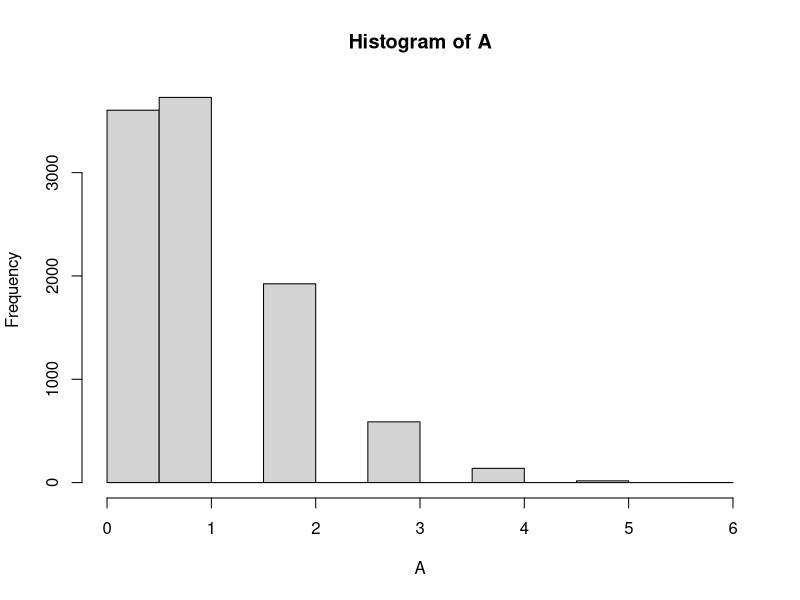
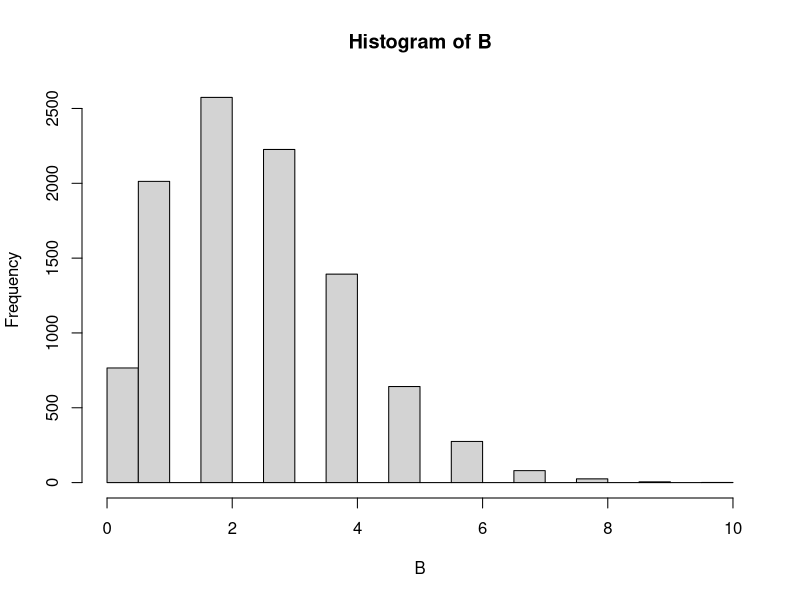
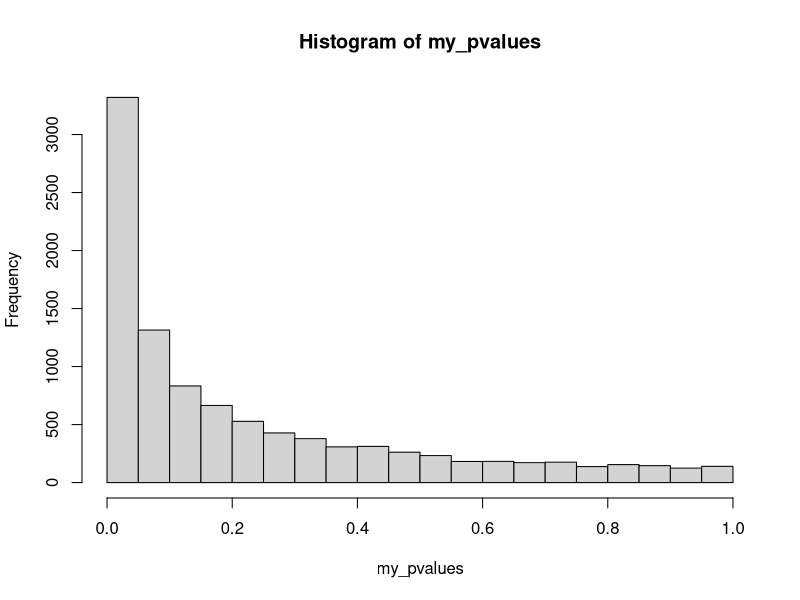

Here is the R script that generated these plots, in order: (Note: this script raises an error after producing the figures.)
## ---- chunk 1

A <- replicate(10000,sum(rbinom(20,1,.05)))
hist(A)

length(A[A > 0])/10000

B <- replicate(10000,sum(rbinom(50,1,.05)))
hist(B)

length(B[B > 0])/10000
## ---- chunk 2

C <- replicate(10000,sum(rbinom(20,3,.05)))

length(C[C > 0])/10000

## ---- chunk 3

my_pvalues <- replicate(1000,t.test(rnorm(20,0,1), rnorm(20,0,1), var.equal=TRUE, data = sim_data)$p.value)

## ---- chunk 4

my_pvalues <- replicate(10000,t.test(rnorm(20,0.5,1), rnorm(20,0,1), var.equal=TRUE, data = sim_data)$p.value)

hist(my_pvalues)

## ---- chunk 5
omni_pvalues <- c()
contrast_pvalues <- c()

for(i in 1:1000){
  
  IV <- rep(1:4, each=20)
  DV <- c(rnorm(20,0,1), rnorm(20,0,1), rnorm(20,0,1), rnorm(20,0,1))
  
  sim_data <- tibble(IV,DV)
  
  c1 <- c(3, -1,-1,-1)
  
  contrasts(sim_data$IV) <- c1
  
  aov.out <- aov(DV~IV, sim_data)
  
  save_results <- summary.aov(aov.out, split = list(IV=list("c1" =1)))
  
  omni_pvalues[i] <- save_results[[1]]$`Pr(>f)`[1]
  contrast_pvalues[i] <- save_results[[1]]$`Pr(>f)`[2]
}

length(omni_pvalues[omni_pvalues < .05])/1000

## ---- chunk 6
my_pvalues <- c()

for(i in 1:10000){
  
  IV <- rep(1:4, each=20)
  DV <- c(rnorm(20,0.5,1), rnorm(20,0,1), rnorm(20,0,1), rnorm(20,0,1))
  
  sim_data <- tibble(IV,DV)
  
  c1 <- c(3, -1,-1,-1)
  
  contrasts(sim_data$IV) <- c1
  
  aov.out <- aov(DV~IV, sim_data)
  
  save_results <- summary.aov(aov.out, split = list(IV=list("c1" =1)))
  
  my_pvalues[i] <- save_results[[1]]$`Pr(>f)`[2]
}
